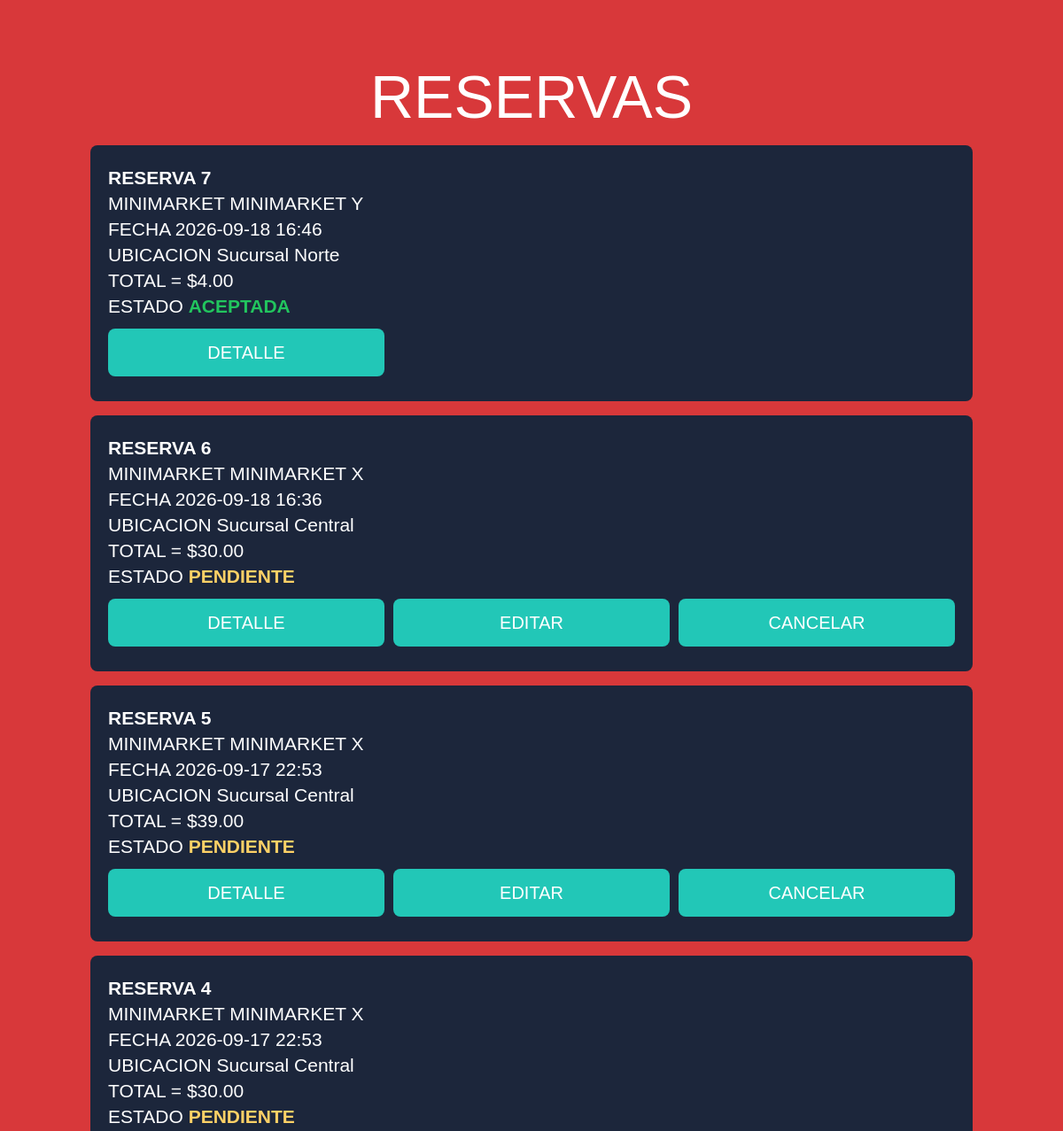
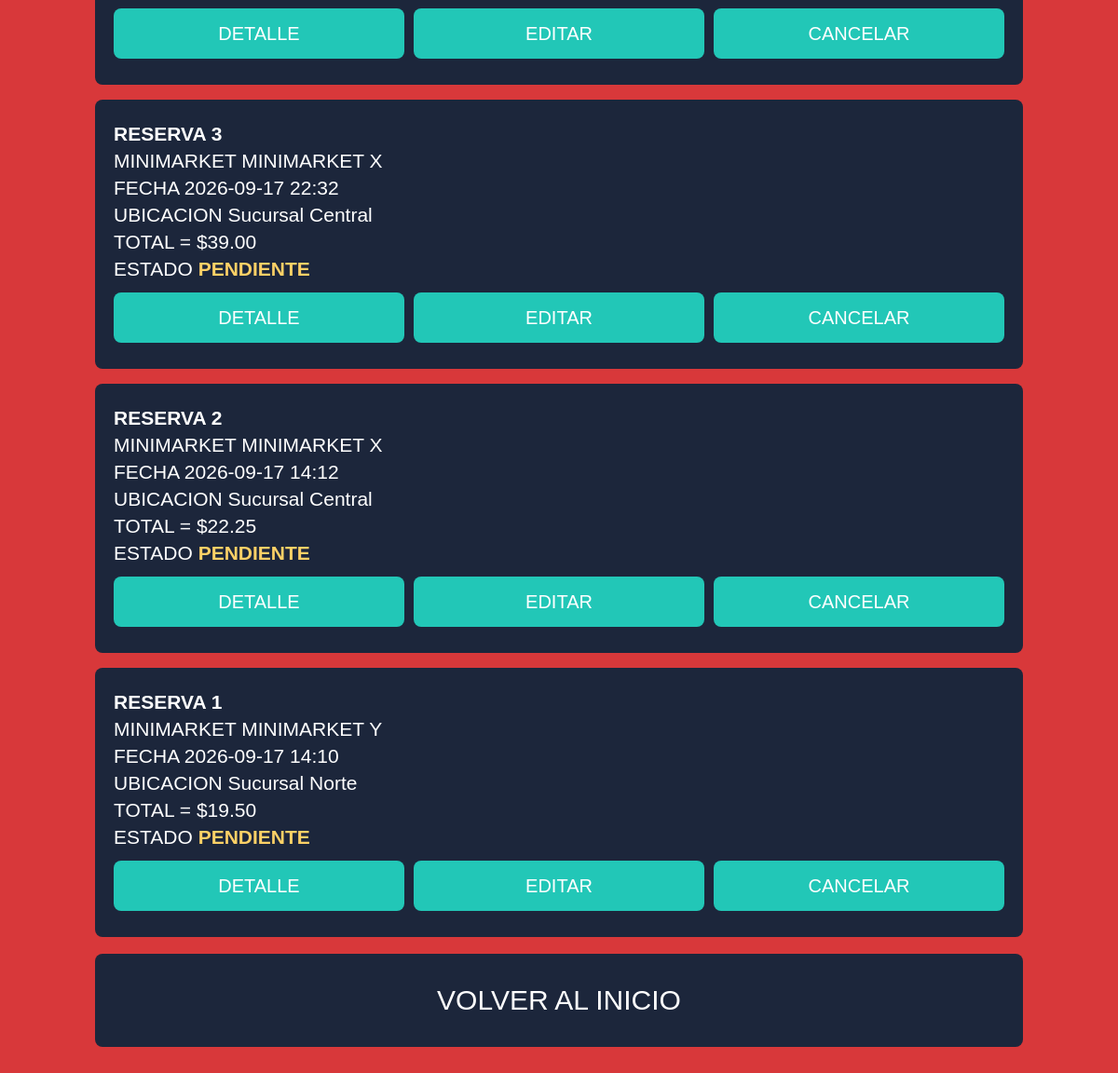
The app's page /reservations (signed in) with its own data (2 pictures, top to bottom).
### tables this page shows
CREATE TABLE reservations (
        id INTEGER PRIMARY KEY AUTOINCREMENT,
        user_id INTEGER NOT NULL,
        minimarket_id INTEGER NOT NULL,
        created_at TEXT NOT NULL,
        status TEXT NOT NULL DEFAULT 'PENDIENTE'
            CHECK(status IN ('PENDIENTE','ACEPTADA','RECHAZADA','CANCELADA')),
        FOREIGN KEY(user_id) REFERENCES users(id),
        FOREIGN KEY(minimarket_id) REFERENCES minimarkets(id)
    );

CREATE TABLE minimarkets (
        id INTEGER PRIMARY KEY AUTOINCREMENT,
        name TEXT NOT NULL,
        location TEXT NOT NULL,
        mon TEXT NOT NULL DEFAULT '7:00 - 22:00',
        tue TEXT NOT NULL DEFAULT '7:00 - 22:00',
        wed TEXT NOT NULL DEFAULT '7:00 - 22:00',
        thu TEXT NOT NULL DEFAULT '7:00 - 22:00',
        fri TEXT NOT NULL DEFAULT '8:00 - 20:00'
    );

### app.py (the view)
@app.route("/reservations")
@login_required
def reservations():
    db = get_db()
    rows = db.execute("""
        SELECT r.*, m.name market_name, m.location
        FROM reservations r JOIN minimarkets m ON m.id=r.minimarket_id
        WHERE r.user_id=? ORDER BY r.id DESC
    """, (session["user_id"],)).fetchall()
    result = []
    for r in rows:
        detail = get_reservation(r["id"])
        result.append({"row": r, "items": detail["items"], "total": detail["total"]})
    return render_template("reservations.html", reservations=result)

### app.py (called while the page is built)
def get_db():
    if "db" not in g:
        g.db = sqlite3.connect(DATABASE)
        g.db.row_factory = sqlite3.Row
        g.db.execute("PRAGMA foreign_keys = ON")
    return g.db

@app.before_request
def ensure_db():
    init_db()

def login_required(view):
    @wraps(view)
    def wrapped(*args, **kwargs):
        if "user_id" not in session:
            return redirect(url_for("login"))
        return view(*args, **kwargs)
    return wrapped

@app.context_processor
def globals_for_templates():
    return {"session_user": session.get("username")}

def get_reservation(rid):
    db = get_db()
    r = db.execute("""
        SELECT r.*, m.name market_name, m.location
        FROM reservations r JOIN minimarkets m ON m.id=r.minimarket_id
        WHERE r.id=?
    """, (rid,)).fetchone()
    if not r:
        return None
    items = db.execute("""
        SELECT ri.*, p.name product_name
        FROM reservation_items ri JOIN products p ON p.id=ri.product_id
        WHERE ri.reservation_id=? ORDER BY ri.id
    """, (rid,)).fetchall()
    total = sum(i["quantity"] * i["price"] for i in items)
    return {"row": r, "items": items, "total": total}

### templates/reservations.html
{% extends "base.html" %}{% block content %}
<h1 class="title">RESERVAS</h1>
{% for r in reservations %}
<div class="card">
  <div class="line"><strong>RESERVA {{ r.row.id }}</strong></div>
  <div class="line">MINIMARKET {{ r.row.market_name }}</div>
  <div class="line">FECHA {{ r.row.created_at }}</div>
  <div class="line">UBICACION {{ r.row.location }}</div>
  <div class="line">TOTAL = ${{ "%.2f"|format(r.total) }}</div>
  <div class="line">ESTADO <span class="status status-{{ r.row.status }}">{{ r.row.status }}</span></div>
  <div class="actions-3">
    <a class="btn small" href="{{ url_for('reservation_detail', rid=r.row.id) }}">DETALLE</a>
    {% if r.row.status == 'PENDIENTE' %}
      <a class="btn small" href="{{ url_for('edit_reservation', rid=r.row.id) }}">EDITAR</a>
      <a class="btn small" href="{{ url_for('cancel_reservation', rid=r.row.id) }}">CANCELAR</a>
    {% endif %}
  </div>
</div>
{% else %}
<div class="card center">NO HAY RESERVAS</div>
{% endfor %}
<a class="btn" href="{{ url_for('inicio') }}">VOLVER AL INICIO</a>
{% endblock %}

### templates/base.html (shortened to what this page needs)
<!doctype html>
<html lang="es">
<head>
  <link rel="stylesheet" href="{{ url_for('static', filename='style.css') }}">
</head>
<body>
  <main class="screen">
    {% block content %}{% endblock %}
  </main>
</body>
</html>

### static/style.css (style rules this page uses)
:root { --red:#D8383A; --navy:#1C263B; --cream:#FDFBF6; --yellow:#F9B42D; --green:#22C7B7; --white:#fff; --text:#060606; }
* { box-sizing:border-box }
html,body { margin:0; min-height:100%; font-family:Arial,Helvetica,sans-serif; background:var(--red);color:var(--white) }
body { min-height:100vh }
.screen { width:90%; min-height:100vh; margin:0 auto; padding-top:70px; padding-right:42px; padding-bottom:48px; padding-left:42px; background:var(--red) }
.title { margin:0 0 8px; text-align:center; font-size:clamp(44px,8vw,68px); font-weight:300; }
.btn { display:flex; align-items:center; justify-content:center; width:100%; min-height:100px; margin:18px 0; border:0; border-radius:8px; background:var(--navy); color:var(--white); font-size:30px; font-weight:400; text-decoration:none; cursor:pointer; padding:12px 18px; text-align:center }
.btn.small { min-height:54px; font-size:20px; margin:8px 0; background:var(--green); color:var(--white); }
.card { background:var(--navy); border-radius:8px; padding:20px; margin:16px 0; }
.card .line { font-size:21px; margin:5px 0 }
.actions-3 { display:grid; grid-template-columns:repeat(3,1fr); gap:10px }
.status { font-weight:bold }
.status-PENDIENTE { color:#ffd166 }
.status-ACEPTADA { color:#22c55e }

### records on screen
reservations: row.id "7", row.created_at "2026-09-18 16:46", row.status "ACEPTADA"
minimarkets: row.market_name "MINIMARKET Y" "MINIMARKET Y", row.location "Sucursal Norte" "Sucursal Norte"
reservations: row.id "6", row.created_at "2026-09-18 16:36", row.status "PENDIENTE"
minimarkets: row.market_name "MINIMARKET X" "MINIMARKET X" "MINIMARKET X" "MINIMARKET X" "MINIMARKET X", row.location "Sucursal Central" "Sucursal Central" "Sucursal Central" "Sucursal Central" "Sucursal Central"
reservations: row.id "5", row.created_at "2026-09-17 22:53", row.status "PENDIENTE"
reservations: row.id "4", row.created_at "2026-09-17 22:53", row.status "PENDIENTE"
reservations: row.id "3", row.created_at "2026-09-17 22:32", row.status "PENDIENTE"
reservations: row.id "2", row.created_at "2026-09-17 14:12", row.status "PENDIENTE"
reservations: row.id "1", row.created_at "2026-09-17 14:10", row.status "PENDIENTE"

### other values on screen
{{ "%.2f"|format(r.total) }} "4.00" "30.00" "39.00" "30.00" "39.00" "22.25" "19.50"
